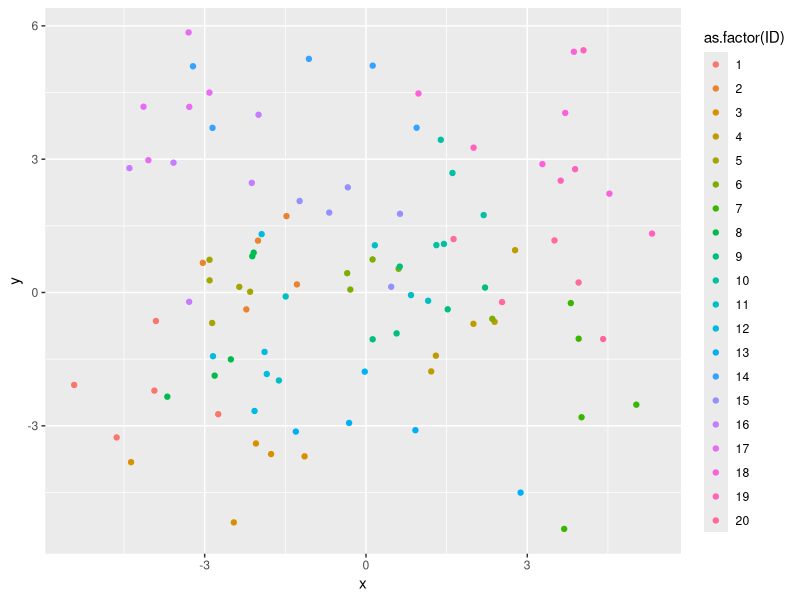

The R script that drew this image:
################################################################################
# PRETTY COLORING BASED ON FURTHEST POINT SAMPLING
################################################################################

# SETUP ========================================================================

# load packages
library(colorspace)
library(data.table)
library(RANN)

# HELPERS ======================================================================

get_pal <- function(name = "rainbow") {
  # modified from coolors.co
  palettes <- list(
    "vibrant_summer" = c("#ff595e","#ff924c","#ffca3a","#c5ca30","#8ac926","#52a675","#1982c4","#4267ac","#6a4c93"),
    "sky" = c("#f2c13a","#ef7239","#f23184","#955ae8","#5c96f5"),
    "sea" = c("#d9ed92","#99d98c","#52b69a","#168aad","#1e6091","#154366","#0C304C"),
    "cozy" = c("#41764c","#a7c957","#eadbb3","#d68b8b","#bc4749"),
    "fairy" = c("#cd92ef","#ffadcb","#fed2e2","#b1e2fc","#9bc1ff"),
    "winter" = c("#007DA3","#00afb9","#fdfcdc","#fdca9b","#ee6258"),
    "rainbow" = c("#f52e2e","#f5982e","#f5d42e","#dcf636","#acf636","#36f6a6","#36e9f6","#3d90ee","#7336f6","#c236f6"),
    "pastel" = c("#fcf7b7","#fed9bb","#ffbfc3","#f7aae7","#c4a6f5","#90bbf8","#7cd9f8","#7beff9","#85f9e0","#a4fdac"),
    "candy" = c("#9137ff","#ff5ce4","#ff4545","#fee440","#00bbf9","#00f5bc"),
    "boring" = c("#DEE2E6", "#191C1F")
  )
  return(colorRampPalette(palettes[[name]]))
}

dummy_input <- function(n = 20) {
  out <- c()
  for (i in 1:n) {
    curr <- data.table::data.table(
      "ID" = i,
      "x" = runif(1, min=-5, max=+5) + rnorm(5),
      "y" = runif(1, min=-5, max=+5) + rnorm(5),
      "z" = rnorm(5))
    out <- rbind(out, curr)
  }
  return(out)
}

# FUNCTIONS ====================================================================

color_ids <- function(
    df = dummy_input(),
    col = "sky",
    ncol = 10,
    n_neighbors = 8) {

  # check inputs
  # TODO
  
  # assign color palette
  pal_fun <- ifelse(length(col) > 1, colorRampPalette(col), get_pal(col))
  pal <- pal_fun(ncol)
  
  # calculate ID centers
  centers <- df[, .(x = mean(x), y = mean(y), z = mean(z)), by = ID]
  
  # create color lookup
  color_RGB <- colorspace::hex2RGB(pal)
  color_LAB <- as(color_RGB, "LAB")
  color_lookup <- data.table::data.table(
    "color_ID" = 1:ncol,
    "color_HEX" = pal,
    "color_RGB" = split(color_RGB@coords, seq(nrow(color_RGB@coords))),
    "color_LAB" = split(color_LAB@coords, seq(nrow(color_LAB@coords)))
  )
  
  # calculate LAB color distances (matrix)
  lab_matrix <- do.call(rbind, color_lookup$color_LAB)
  color_distances <- as.matrix(dist(lab_matrix))
  
  # calculate spatial distances (graphs)
  kdtree <- RANN::nn2(centers[, .(x, y, z)], k = n_neighbors)
  
  # get mean distance of n nearest neighbours per instance
  mean_distances <- rowMeans(kdtree$nn.dists)
  
  # sort IDs depending on average distance to neighbours
  sorted_center_ids <- centers[order(-mean_distances), ID]
  
  # prepare output data
  out <- data.table::data.table(
    "ID" = centers$ID,
    "color_ID" = 0
  )
  
  # loop through all IDs
  for (curr_center_id in sorted_center_ids) {
    
    # extract nearest neighbours (or: within a certain distance?)
    curr_nn_ids <- kdtree$nn.idx[curr_center_id,][-1]
    curr_nn_cols <- out$color_ID[out$ID %in% curr_nn_ids]
    
    # check colors of nearest neighbours
    if (sum(curr_nn_cols) == 0) {
      
      # assign random color
      out[out$ID == curr_center_id,"color_ID"] <- sample(color_lookup[,color_ID], 1)
    } else {
      
      # get unused colors
      colors_unused <- setdiff(color_lookup$color_ID, unique(curr_nn_cols))
      colors_used <- setdiff(color_lookup$color_ID, colors_unused)
      
      # check if all colors have been used
      if (length(colors_unused) == 1) {
        
        # use left over color
        col_new <- colors_unused
        
      } else if (length(colors_unused) == 0) {
        
        # throw warning
        warning("not enough colors or too many neighbours")
        
        # get most different color from closest neighbours
        col_new <- sample(color_lookup[,color_ID], 1)
        
      } else {
        
        # get total color distances of unused to used colors
        if (length(colors_used) == 1) {
          col_dist_unused <- color_distances[colors_unused,colors_used]
        } else {
          col_dist_unused <- rowSums(color_distances[colors_unused,colors_used])
        }
      
        # get most different color
        col_new <- as.numeric(names(col_dist_unused[which.max(col_dist_unused)]))
      }
      
      # assign new color
      out[out$ID == curr_center_id,"color_ID"] <- col_new
    }
  }
  
  # assign RGB color to points
  # TODO: join color id to points
  # TODO: join rgb & hex to points
  # do.call(rbind, color_lookup$color_RGB[out$color_ID])
  # color_lookup$color_HEX[out$color_ID]
  
  # return results
  return(out)
}

# EXECUTION ====================================================================

# create dummy data
df <- dummy_input()

# check data
ggplot2::ggplot(df) +
  ggplot2::geom_point(ggplot2::aes(x=x, y=y, col = as.factor(ID)))

# add color values
df <- color_ids(df)
  
# show results

# ==============================================================================
